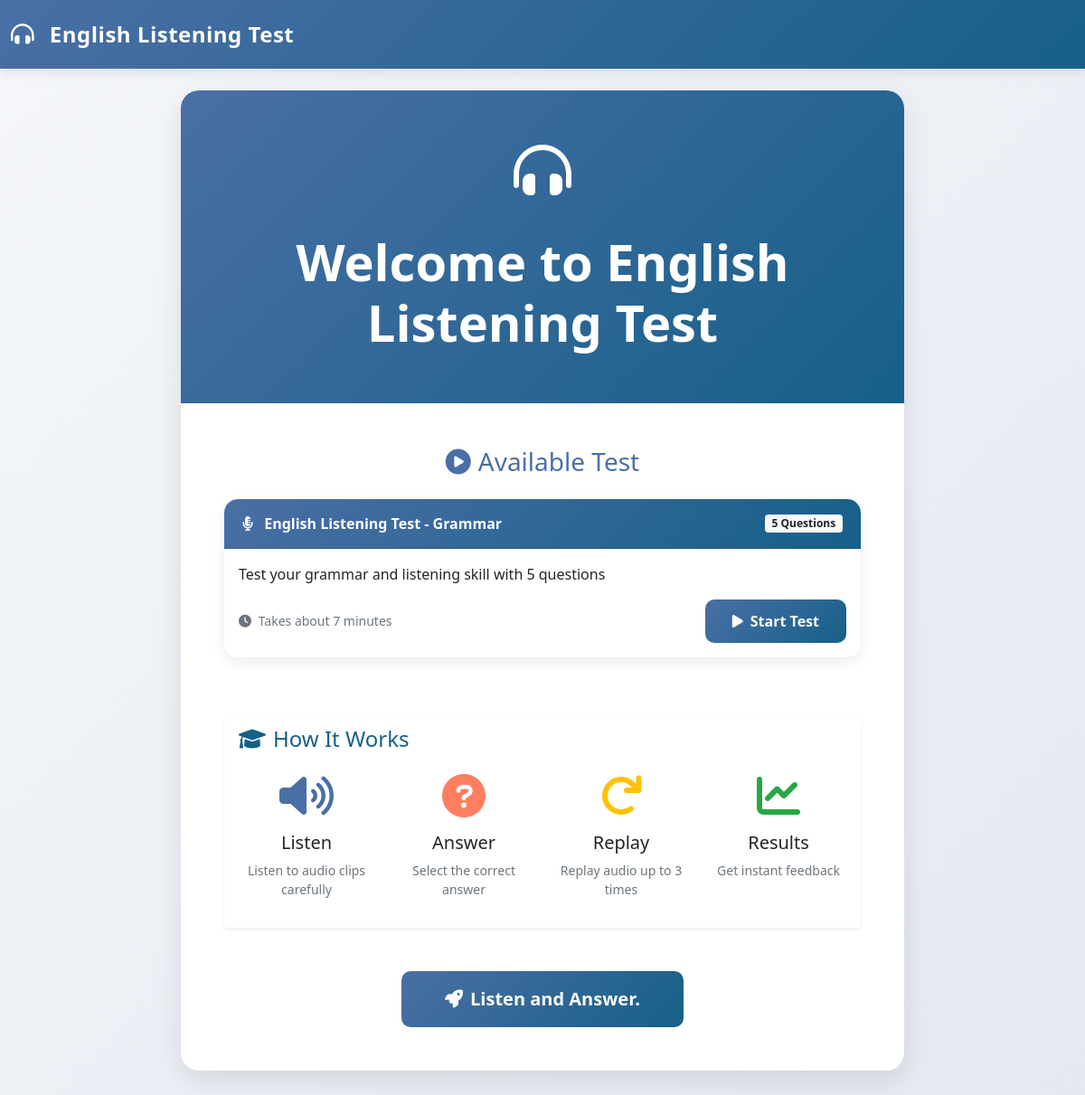
Screenshot of /listening/ (signed in) with the database file from the repository.
### listening/models.py (models this page shows, shortened)
class ListeningTest(models.Model):
    title = models.CharField(max_length=200)
    description = models.TextField(blank=True)
    created_at = models.DateTimeField(auto_now_add=True)
    is_active = models.BooleanField(default=True)

### listening/views.py (the view)
# urls.py: path('', views.test_home, name='test_home'),
@login_required(login_url='home_page:login')
def test_home(request):
    tests = ListeningTest.objects.filter(is_active=True)
    return render(request, 'listening/test_home.html', {'tests': tests})

### listening/templates/listening/test_home.html (shortened to what this page needs)
{% extends 'listening/base.html' %}
{% block content %}
<div class="test-container">
    <div class="welcome-card">
        <div class="welcome-header">
            <div class="welcome-icon">
                <i class="fas fa-headphones-alt"></i>
            </div>
            <h1 class="display-4 fw-bold mb-3">Welcome to English Listening Test</h1>
        </div>
        <div class="card-body p-5">
            <div class="row mb-5">
                <div class="col-12">
                    <h3 class="mb-4 text-center" style="color: var(--primary-color);">
                        <i class="fas fa-play-circle me-2"></i>Available Test
                    </h3>
                    {% if tests %}
                        {% for test in tests %}
                        <div class="test-card">
                            <div class="card-header d-flex justify-content-between align-items-center">
                                <div>
                                    <i class="fas fa-microphone-alt me-2"></i>
                                    {{ test.title }}
                                </div>
                                <span class="badge bg-light text-dark">{{ test.questions.count }} Questions</span>
                            </div>
                            <div class="card-body">
                                <p class="card-text">{{ test.description }}</p>
                                <div class="d-flex justify-content-between align-items-center">
                                    <small class="text-muted">
                                        <i class="fas fa-clock me-1"></i>
                                        Takes about {{ test.questions.count|add:"2" }} minutes
                                    </small>
                                    <a href="{% url 'listening:start_test' test.id %}" class="btn btn-primary">
                                       <i class="fas fa-play me-2"></i>Start Test
                                     </a>
                                </div>
                            </div>
                        </div>
                        {% endfor %}
                    {% else %}
                        <div class="alert alert-info text-center">
                            <i class="fas fa-info-circle me-2"></i>
                            No tests available at the moment. Please check back later.
                        </div>
                    {% endif %}
                </div>
            </div>
            <div class="row">
                <div class="col-12">
                    <div class="card border-0 shadow-sm">
                        <div class="card-header bg-white border-0">
                            <h4 class="mb-0" style="color: var(--secondary-color);">
                                <i class="fas fa-graduation-cap me-2"></i>How It Works
                            </h4>
                        </div>
                        <div class="card-body">
                            <div class="row text-center">
                                <div class="col-md-3 mb-4 mb-md-0">
                                    <div class="mb-3">
                                        <i class="fas fa-volume-up fa-3x" style="color: var(--primary-color);"></i>
                                    </div>
                                    <h5>Listen</h5>
                                    <p class="text-muted small">Listen to audio clips carefully</p>
                                </div>
                                <div class="col-md-3 mb-4 mb-md-0">
                                    <div class="mb-3">
                                        <i class="fas fa-question-circle fa-3x" style="color: var(--accent-color);"></i>
                                    </div>
                                    <h5>Answer</h5>
                                    <p class="text-muted small">Select the correct answer</p>
                                </div>
                                <div class="col-md-3 mb-4 mb-md-0">
                                    <div class="mb-3">
                                        <i class="fas fa-redo fa-3x" style="color: var(--warning-color);"></i>
                                    </div>
                                    <h5>Replay</h5>
                                    <p class="text-muted small">Replay audio up to 3 times</p>
                                </div>
                                <div class="col-md-3">
                                    <div class="mb-3">
                                        <i class="fas fa-chart-line fa-3x" style="color: var(--success-color);"></i>
                                    </div>
                                    <h5>Results</h5>
                                    <p class="text-muted small">Get instant feedback</p>
                                </div>
                            </div>
                        </div>
                    </div>
                </div>
            </div>
            <div class="text-center mt-5">
                {% if tests %}
                <a href="{% url 'listening:start_test' tests.first.id %}" class="btn btn-lg btn-primary px-5 py-3">
                    <i class="fas fa-rocket me-2"></i>Listen and Answer.
                </a>
                {% endif %}
            </div>
        </div>
    </div>
</div>
{% endblock %}

### listening/static/listening/css/styles.css (style rules this page uses)
:root { --primary-color: #4a6fa5; --secondary-color: #166088; --accent-color: #ff7e5f; --success-color: #28a745; --warning-color: #ffc107; --danger-color: #dc3545; --light-color: #f8f9fa; --dark-color: #343a40; --gray-color: #6c757d; }
body { background: linear-gradient(135deg, #f5f7fa 0%, #c3cfe2 100%); font-family: 'Segoe UI', Tahoma, Geneva, Verdana, sans-serif; min-height: 100vh; }
.welcome-card { background: white; border-radius: 20px; box-shadow: 0 10px 30px rgba(0,0,0,0.1); overflow: hidden; border: none; }
.welcome-header { background: linear-gradient(135deg, var(--primary-color), var(--secondary-color)); padding: 40px 20px; text-align: center; color: white; }
.welcome-icon { font-size: 4rem; margin-bottom: 20px; color: white; }
.test-card { border: none; border-radius: 15px; transition: all 0.3s ease; box-shadow: 0 5px 15px rgba(0,0,0,0.08); margin-bottom: 20px; }
.test-card .card-header { background: linear-gradient(135deg, var(--primary-color), var(--secondary-color)); border-radius: 15px 15px 0 0 !important; color: white; font-weight: 600; padding: 15px 20px; }
.test-container { max-width: 800px; margin: 0 auto; }
.btn-primary { background: linear-gradient(135deg, var(--primary-color), var(--secondary-color)); border: none; border-radius: 10px; padding: 12px 30px; font-weight: 600; transition: all 0.3s ease; }

### listening/templates/listening/base.html (style rules this page uses)
:root { --primary-color: #4a6fa5; --secondary-color: #166088; --accent-color: #ff7e5f; --success-color: #28a745; --warning-color: #ffc107; --danger-color: #dc3545; --light-color: #f8f9fa; --dark-color: #343a40; --gray-color: #6c757d; }
body { background: linear-gradient(135deg, #f5f7fa 0%, #e4e8f0 100%); font-family: 'Segoe UI', Tahoma, Geneva, Verdana, sans-serif; min-height: 100vh; }

### rows the page displays
ListeningTest: title "English Listening Test - Grammar", questions.count "5", description "Test your grammar and listening skill with 5 questions", questions.count|add "7"
